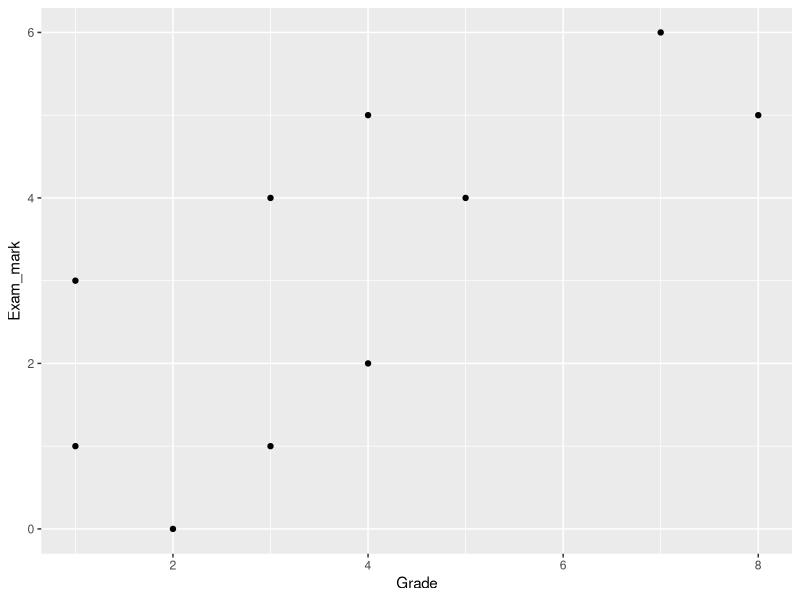
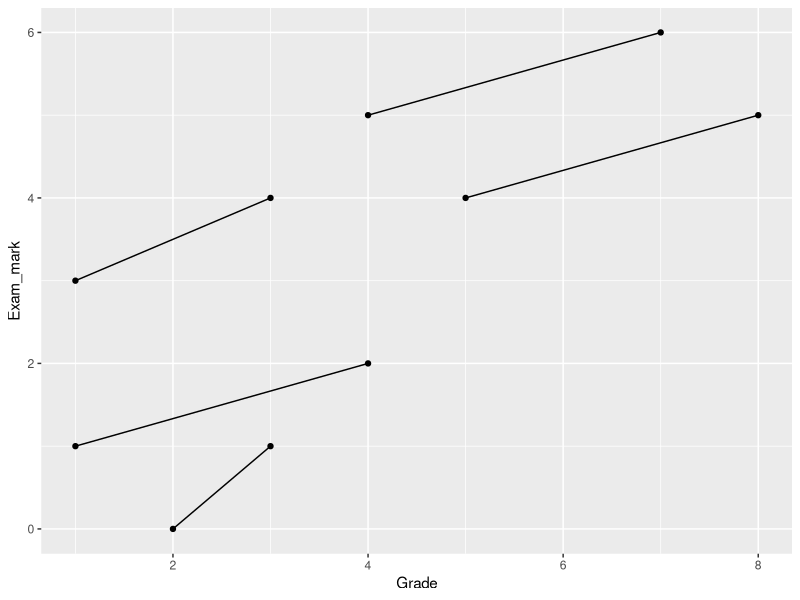
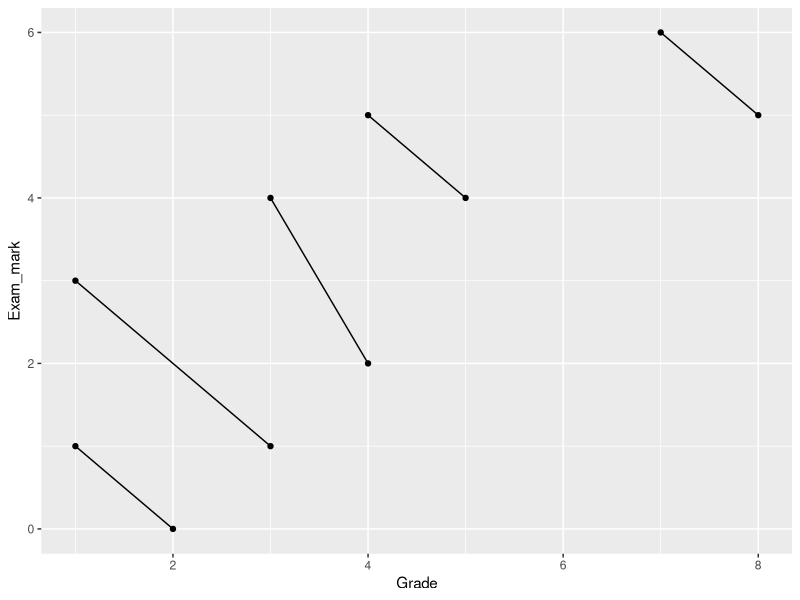

Here is the R script that generated these plots, in order:
library(ggplot2)


#Figure1.1(a) Plot of exam mark against the grades of student from grade 1-8 without any longitudinal pattern#
f1a<-data.frame(
  Grade=c(1,1,2,3,3,4,4,5,7,8),
  Exam_mark=c(1,3,0,1,4,2,5,4,6,5),
  Subject=c(1,3,2,2,3,1,4,5,4,5)
)
f1aplot<- ggplot(data = f1a, aes(x=Grade,y=Exam_mark))
f1aplot+geom_point()

#Figure1.1(b) Plot of exam mark against the grades of student from grade 1-8 with positive longitudinal pattern#
f1bplot<-ggplot(data = f1a, aes(x=Grade,y=Exam_mark, group = Subject))
f1bplot+geom_point()+geom_line()

#Figure1.1(c) Plot of exam mark against the grades of student from grade 1-8 with negative lingitudinal pattern#
f1c<-data.frame(
  Grade=c(1,1,2,3,3,4,4,5,7,8),
 Exam_mark=c(1,3,0,1,4,2,5,4,6,5),
  Subject=c(1,2,1,2,3,3,4,4,5,5)
)

f1cplot<-ggplot(data = f1c, aes(x=Grade,y=Exam_mark, group = Subject))
f1cplot+geom_point()+geom_line()

